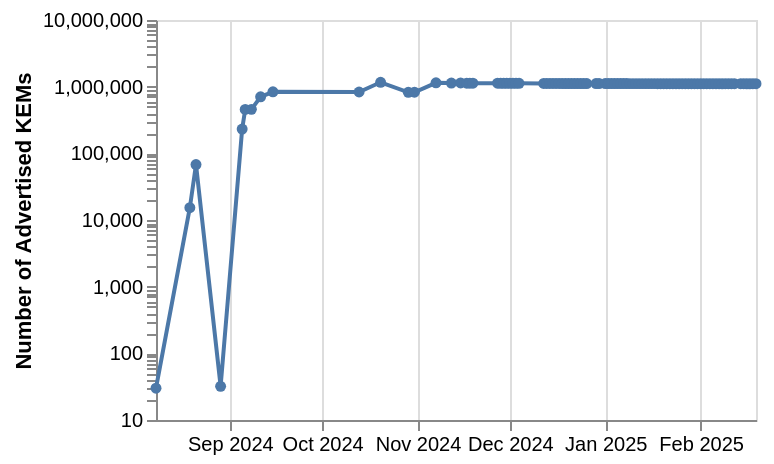

The cell this chart's notebook holds for it:
### Code cell
# Create the base chart
base = alt.Chart(df)

# Line and point layer (keep points connected)
line_chart = (
    base.mark_line(point=True)
    .encode(
        x=alt.X(
            "test_date:T",
            # title="Date"
            title=None,
            axis=alt.Axis(format=monthYear),
        ),
        y=alt.Y(
            "kem_count:Q", title="Number of Advertised KEMs", scale=alt.Scale(type="log"), axis=alt.Axis(grid=False)
        ),
    )
    .configure_legend(
        orient="bottom",
    )
    .properties(
        height=200,
    )
)

# Display the chart
line_chart.save("../../plots/ech_kem.pdf")
line_chart.show()

### Figure 1 — Vega-Lite specification as saved in the notebook (floating-point values rounded to 4 significant figures)
{"config": {"view": {"continuousWidth": 300, "continuousHeight": 300}, "legend": {"orient": "bottom"}}, "data": {"name": "data-2f2084c4b38474387a3b6efa1fe7ff45"}, "mark": {"type": "line", "point": true}, "encoding": {"x": {"axis": {"format": "%b %Y"}, "field": "test_date", "title": null, "type": "temporal"}, "y": {"axis": {"grid": false}, "field": "kem_count", "scale": {"type": "log"}, "title": "Number of Advertised KEMs", "type": "quantitative"}}, "height": 200, "$schema": "https://vega.github.io/schema/vega-lite/v6.4.1.json", "datasets": {"data-2f2084c4b38474387a3b6efa1fe7ff45": [{"test_date": "2024-08-08", "kem": "DHKEM(X25519, HKDF-SHA256)", "kem_count": 30}, {"test_date": "2024-08-19", "kem": "DHKEM(X25519, HKDF-SHA256)", "kem_count": 15301}, {"test_date": "2024-08-21", "kem": "DHKEM(X25519, HKDF-SHA256)", "kem_count": 67979}, {"test_date": "2024-08-29", "kem": "DHKEM(X25519, HKDF-SHA256)", "kem_count": 32}, {"test_date": "2024-09-05", "kem": "DHKEM(X25519, HKDF-SHA256)", "kem_count": 231499}, {"test_date": "2024-09-06", "kem": "DHKEM(X25519, HKDF-SHA256)", "kem_count": 455248}, {"test_date": "2024-09-08", "kem": "DHKEM(X25519, HKDF-SHA256)", "kem_count": 456616}, {"test_date": "2024-09-11", "kem": "DHKEM(X25519, HKDF-SHA256)", "kem_count": 705265}, {"test_date": "2024-09-15", "kem": "DHKEM(X25519, HKDF-SHA256)", "kem_count": 837497}, {"test_date": "2024-10-13", "kem": "DHKEM(X25519, HKDF-SHA256)", "kem_count": 831783}, {"test_date": "2024-10-20", "kem": "DHKEM(X25519, HKDF-SHA256)", "kem_count": 1163314}, {"test_date": "2024-10-29", "kem": "DHKEM(X25519, HKDF-SHA256)", "kem_count": 823100}, {"test_date": "2024-10-31", "kem": "DHKEM(X25519, HKDF-SHA256)", "kem_count": 825161}, {"test_date": "2024-11-07", "kem": "DHKEM(X25519, HKDF-SHA256)", "kem_count": 1141773}, {"test_date": "2024-11-12", "kem": "DHKEM(X25519, HKDF-SHA256)", "kem_count": 1131322}, {"test_date": "2024-11-15", "kem": "DHKEM(X25519, HKDF-SHA256)", "kem_count": 1135328}, {"test_date": "2024-11-17", "kem": "DHKEM(X25519, HKDF-SHA256)", "kem_count": 1128785}, {"test_date": "2024-11-18", "kem": "DHKEM(X25519, HKDF-SHA256)", "kem_count": 1128634}, {"test_date": "2024-11-19", "kem": "DHKEM(X25519, HKDF-SHA256)", "kem_count": 1127975}, {"test_date": "2024-11-27", "kem": "DHKEM(X25519, HKDF-SHA256)", "kem_count": 1125816}, {"test_date": "2024-11-28", "kem": "DHKEM(X25519, HKDF-SHA256)", "kem_count": 1124885}, {"test_date": "2024-11-29", "kem": "DHKEM(X25519, HKDF-SHA256)", "kem_count": 1123785}, {"test_date": "2024-11-30", "kem": "DHKEM(X25519, HKDF-SHA256)", "kem_count": 1123625}, {"test_date": "2024-12-01", "kem": "DHKEM(X25519, HKDF-SHA256)", "kem_count": 1123524}, {"test_date": "2024-12-02", "kem": "DHKEM(X25519, HKDF-SHA256)", "kem_count": 1123027}, {"test_date": "2024-12-03", "kem": "DHKEM(X25519, HKDF-SHA256)", "kem_count": 1123102}, {"test_date": "2024-12-04", "kem": "DHKEM(X25519, HKDF-SHA256)", "kem_count": 1122920}, {"test_date": "2024-12-12", "kem": "DHKEM(X25519, HKDF-SHA256)", "kem_count": 1117228}, {"test_date": "2024-12-13", "kem": "DHKEM(X25519, HKDF-SHA256)", "kem_count": 1117371}, {"test_date": "2024-12-14", "kem": "DHKEM(X25519, HKDF-SHA256)", "kem_count": 1117112}, {"test_date": "2024-12-15", "kem": "DHKEM(X25519, HKDF-SHA256)", "kem_count": 1116602}, {"test_date": "2024-12-16", "kem": "DHKEM(X25519, HKDF-SHA256)", "kem_count": 1116654}, {"test_date": "2024-12-17", "kem": "DHKEM(X25519, HKDF-SHA256)", "kem_count": 1116792}, {"test_date": "2024-12-18", "kem": "DHKEM(X25519, HKDF-SHA256)", "kem_count": 1114904}, {"test_date": "2024-12-19", "kem": "DHKEM(X25519, HKDF-SHA256)", "kem_count": 1114981}, {"test_date": "2024-12-20", "kem": "DHKEM(X25519, HKDF-SHA256)", "kem_count": 1114990}, {"test_date": "2024-12-21", "kem": "DHKEM(X25519, HKDF-SHA256)", "kem_count": 1114838}, {"test_date": "2024-12-22", "kem": "DHKEM(X25519, HKDF-SHA256)", "kem_count": 1114465}, {"test_date": "2024-12-23", "kem": "DHKEM(X25519, HKDF-SHA256)", "kem_count": 1114783}, {"test_date": "2024-12-24", "kem": "DHKEM(X25519, HKDF-SHA256)", "kem_count": 1114836}, {"test_date": "2024-12-25", "kem": "DHKEM(X25519, HKDF-SHA256)", "kem_count": 1115023}, {"test_date": "2024-12-26", "kem": "DHKEM(X25519, HKDF-SHA256)", "kem_count": 1114910}, {"test_date": "2024-12-29", "kem": "DHKEM(X25519, HKDF-SHA256)", "kem_count": 1114870}, {"test_date": "2024-12-30", "kem": "DHKEM(X25519, HKDF-SHA256)", "kem_count": 1115109}, {"test_date": "2025-01-01", "kem": "DHKEM(X25519, HKDF-SHA256)", "kem_count": 1115309}, {"test_date": "2025-01-02", "kem": "DHKEM(X25519, HKDF-SHA256)", "kem_count": 1113996}, {"test_date": "2025-01-03", "kem": "DHKEM(X25519, HKDF-SHA256)", "kem_count": 1113771}, {"test_date": "2025-01-04", "kem": "DHKEM(X25519, HKDF-SHA256)", "kem_count": 1113569}, {"test_date": "2025-01-05", "kem": "DHKEM(X25519, HKDF-SHA256)", "kem_count": 1113447}, {"test_date": "2025-01-06", "kem": "DHKEM(X25519, HKDF-SHA256)", "kem_count": 1113353}, {"test_date": "2025-01-07", "kem": "DHKEM(X25519, HKDF-SHA256)", "kem_count": 1113094}, {"test_date": "2025-01-08", "kem": "DHKEM(X25519, HKDF-SHA256)", "kem_count": 1111916}, {"test_date": "2025-01-09", "kem": "DHKEM(X25519, HKDF-SHA256)", "kem_count": 1111376}, {"test_date": "2025-01-10", "kem": "DHKEM(X25519, HKDF-SHA256)", "kem_count": 1110914}, {"test_date": "2025-01-11", "kem": "DHKEM(X25519, HKDF-SHA256)", "kem_count": 1110893}, {"test_date": "2025-01-12", "kem": "DHKEM(X25519, HKDF-SHA256)", "kem_count": 1110535}, {"test_date": "2025-01-13", "kem": "DHKEM(X25519, HKDF-SHA256)", "kem_count": 1110165}, {"test_date": "2025-01-14", "kem": "DHKEM(X25519, HKDF-SHA256)", "kem_count": 1110316}, {"test_date": "2025-01-15", "kem": "DHKEM(X25519, HKDF-SHA256)", "kem_count": 1110343}, {"test_date": "2025-01-16", "kem": "DHKEM(X25519, HKDF-SHA256)", "kem_count": 1110196}, {"test_date": "2025-01-17", "kem": "DHKEM(X25519, HKDF-SHA256)", "kem_count": 1110018}, {"test_date": "2025-01-18", "kem": "DHKEM(X25519, HKDF-SHA256)", "kem_count": 1109383}, {"test_date": "2025-01-19", "kem": "DHKEM(X25519, HKDF-SHA256)", "kem_count": 1109187}, {"test_date": "2025-01-20", "kem": "DHKEM(X25519, HKDF-SHA256)", "kem_count": 1109118}, {"test_date": "2025-01-21", "kem": "DHKEM(X25519, HKDF-SHA256)", "kem_count": 1109455}, {"test_date": "2025-01-22", "kem": "DHKEM(X25519, HKDF-SHA256)", "kem_count": 1109871}, {"test_date": "2025-01-23", "kem": "DHKEM(X25519, HKDF-SHA256)", "kem_count": 1109817}, {"test_date": "2025-01-24", "kem": "DHKEM(X25519, HKDF-SHA256)", "kem_count": 1109310}, {"test_date": "2025-01-25", "kem": "DHKEM(X25519, HKDF-SHA256)", "kem_count": 1108868}, {"test_date": "2025-01-26", "kem": "DHKEM(X25519, HKDF-SHA256)", "kem_count": 1108554}, {"test_date": "2025-01-27", "kem": "DHKEM(X25519, HKDF-SHA256)", "kem_count": 1108497}, {"test_date": "2025-01-28", "kem": "DHKEM(X25519, HKDF-SHA256)", "kem_count": 1108527}, {"test_date": "2025-01-29", "kem": "DHKEM(X25519, HKDF-SHA256)", "kem_count": 1108630}, {"test_date": "2025-01-30", "kem": "DHKEM(X25519, HKDF-SHA256)", "kem_count": 1108620}, {"test_date": "2025-01-31", "kem": "DHKEM(X25519, HKDF-SHA256)", "kem_count": 1108569}, {"test_date": "2025-02-01", "kem": "DHKEM(X25519, HKDF-SHA256)", "kem_count": 1108605}, {"test_date": "2025-02-02", "kem": "DHKEM(X25519, HKDF-SHA256)", "kem_count": 1108088}, {"test_date": "2025-02-03", "kem": "DHKEM(X25519, HKDF-SHA256)", "kem_count": 1107846}, {"test_date": "2025-02-04", "kem": "DHKEM(X25519, HKDF-SHA256)", "kem_count": 1107894}, {"test_date": "2025-02-05", "kem": "DHKEM(X25519, HKDF-SHA256)", "kem_count": 1107798}, {"test_date": "2025-02-06", "kem": "DHKEM(X25519, HKDF-SHA256)", "kem_count": 1107700}, {"test_date": "2025-02-07", "kem": "DHKEM(X25519, HKDF-SHA256)", "kem_count": 1107526}, {"test_date": "2025-02-08", "kem": "DHKEM(X25519, HKDF-SHA256)", "kem_count": 1105892}, {"test_date": "2025-02-09", "kem": "DHKEM(X25519, HKDF-SHA256)", "kem_count": 1106022}, {"test_date": "2025-02-10", "kem": "DHKEM(X25519, HKDF-SHA256)", "kem_count": 1106052}, {"test_date": "2025-02-11", "kem": "DHKEM(X25519, HKDF-SHA256)", "kem_count": 1106383}, {"test_date": "2025-02-12", "kem": "DHKEM(X25519, HKDF-SHA256)", "kem_count": 1106274}, {"test_date": "2025-02-14", "kem": "DHKEM(X25519, HKDF-SHA256)", "kem_count": 1106067}, {"test_date": "2025-02-15", "kem": "DHKEM(X25519, HKDF-SHA256)", "kem_count": 1106198}, {"test_date": "2025-02-16", "kem": "DHKEM(X25519, HKDF-SHA256)", "kem_count": 1105733}, {"test_date": "2025-02-17", "kem": "DHKEM(X25519, HKDF-SHA256)", "kem_count": 1105842}, {"test_date": "2025-02-18", "kem": "DHKEM(X25519, HKDF-SHA256)", "kem_count": 1106236}, {"test_date": "2025-02-19", "kem": "DHKEM(X25519, HKDF-SHA256)", "kem_count": 1106666}]}}
